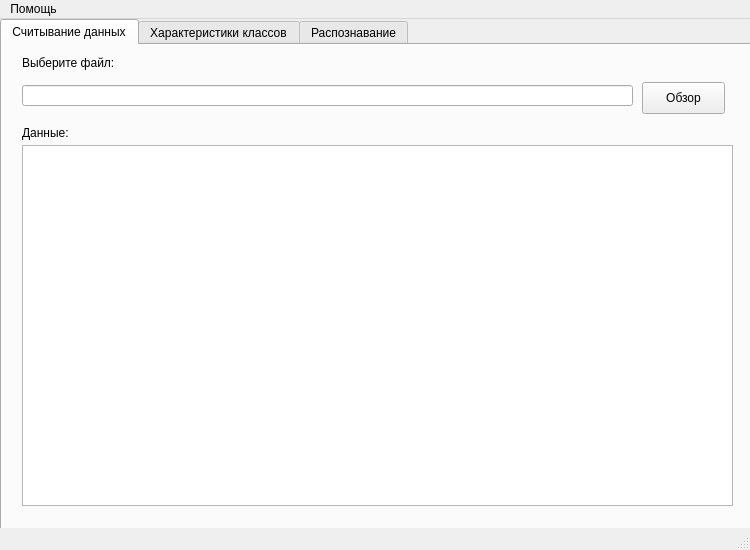
<?xml version="1.0" encoding="UTF-8"?>
<ui version="4.0">
 <class>MainWindow</class>
 <widget class="QMainWindow" name="MainWindow">
  <property name="geometry">
   <rect>
    <x>0</x>
    <y>0</y>
    <width>750</width>
    <height>550</height>
   </rect>
  </property>
  <property name="windowTitle">
   <string>MainWindow</string>
  </property>
  <widget class="QWidget" name="centralwidget">
   <widget class="QTabWidget" name="tabWidget">
    <property name="geometry">
     <rect>
      <x>0</x>
      <y>0</y>
      <width>751</width>
      <height>511</height>
     </rect>
    </property>
    <property name="layoutDirection">
     <enum>Qt::LeftToRight</enum>
    </property>
    <property name="autoFillBackground">
     <bool>false</bool>
    </property>
    <property name="tabPosition">
     <enum>QTabWidget::North</enum>
    </property>
    <property name="tabShape">
     <enum>QTabWidget::Rounded</enum>
    </property>
    <property name="currentIndex">
     <number>0</number>
    </property>
    <property name="elideMode">
     <enum>Qt::ElideLeft</enum>
    </property>
    <property name="usesScrollButtons">
     <bool>false</bool>
    </property>
    <widget class="QWidget" name="tab">
     <attribute name="title">
      <string>Считывание данных</string>
     </attribute>
     <widget class="QPushButton" name="pushButton">
      <property name="geometry">
       <rect>
        <x>640</x>
        <y>37</y>
        <width>83</width>
        <height>32</height>
       </rect>
      </property>
      <property name="text">
       <string>Обзор</string>
      </property>
     </widget>
     <widget class="QLineEdit" name="lineEdit">
      <property name="geometry">
       <rect>
        <x>20</x>
        <y>40</y>
        <width>611</width>
        <height>21</height>
       </rect>
      </property>
     </widget>
     <widget class="QLabel" name="label">
      <property name="geometry">
       <rect>
        <x>20</x>
        <y>10</y>
        <width>106</width>
        <height>16</height>
       </rect>
      </property>
      <property name="text">
       <string>Выберите файл: </string>
      </property>
     </widget>
     <widget class="QLabel" name="label_3">
      <property name="geometry">
       <rect>
        <x>20</x>
        <y>80</y>
        <width>60</width>
        <height>16</height>
       </rect>
      </property>
      <property name="text">
       <string>Данные:</string>
      </property>
     </widget>
     <widget class="QTableWidget" name="tableWidget">
      <property name="geometry">
       <rect>
        <x>20</x>
        <y>100</y>
        <width>711</width>
        <height>361</height>
       </rect>
      </property>
     </widget>
    </widget>
    <widget class="QWidget" name="tab_2">
     <attribute name="title">
      <string>Характеристики классов</string>
     </attribute>
     <widget class="QLabel" name="label_2">
      <property name="geometry">
       <rect>
        <x>50</x>
        <y>20</y>
        <width>191</width>
        <height>16</height>
       </rect>
      </property>
      <property name="autoFillBackground">
       <bool>false</bool>
      </property>
      <property name="text">
       <string>Числовые характеристики:</string>
      </property>
     </widget>
     <widget class="QTableWidget" name="tableWidget_2">
      <property name="geometry">
       <rect>
        <x>50</x>
        <y>50</y>
        <width>661</width>
        <height>381</height>
       </rect>
      </property>
      <property name="rowCount">
       <number>0</number>
      </property>
     </widget>
     <widget class="QPushButton" name="pushButton_2">
      <property name="geometry">
       <rect>
        <x>600</x>
        <y>440</y>
        <width>113</width>
        <height>32</height>
       </rect>
      </property>
      <property name="text">
       <string>Рассчитать</string>
      </property>
     </widget>
    </widget>
    <widget class="QWidget" name="tab_3">
     <attribute name="title">
      <string>Распознавание</string>
     </attribute>
     <widget class="QLabel" name="label_6">
      <property name="geometry">
       <rect>
        <x>30</x>
        <y>0</y>
        <width>121</width>
        <height>16</height>
       </rect>
      </property>
      <property name="text">
       <string>Коэффициенты:</string>
      </property>
     </widget>
     <widget class="QLabel" name="label_7">
      <property name="geometry">
       <rect>
        <x>380</x>
        <y>270</y>
        <width>181</width>
        <height>16</height>
       </rect>
      </property>
      <property name="text">
       <string>Качество распознавания:</string>
      </property>
     </widget>
     <widget class="QLabel" name="label_8">
      <property name="geometry">
       <rect>
        <x>30</x>
        <y>280</y>
        <width>311</width>
        <height>16</height>
       </rect>
      </property>
      <property name="text">
       <string>Введите новый объект (данные через пробел):</string>
      </property>
     </widget>
     <widget class="QTextEdit" name="textEdit">
      <property name="geometry">
       <rect>
        <x>30</x>
        <y>300</y>
        <width>321</width>
        <height>31</height>
       </rect>
      </property>
     </widget>
     <widget class="QPushButton" name="pushButton_3">
      <property name="geometry">
       <rect>
        <x>240</x>
        <y>340</y>
        <width>113</width>
        <height>32</height>
       </rect>
      </property>
      <property name="text">
       <string>Распознать</string>
      </property>
     </widget>
     <widget class="QPushButton" name="pushButton_4">
      <property name="geometry">
       <rect>
        <x>630</x>
        <y>290</y>
        <width>113</width>
        <height>32</height>
       </rect>
      </property>
      <property name="text">
       <string>Рассчитать</string>
      </property>
     </widget>
     <widget class="QTableWidget" name="tableWidget_3">
      <property name="geometry">
       <rect>
        <x>30</x>
        <y>20</y>
        <width>691</width>
        <height>241</height>
       </rect>
      </property>
     </widget>
     <widget class="QTableWidget" name="tableWidget_4">
      <property name="geometry">
       <rect>
        <x>380</x>
        <y>290</y>
        <width>251</width>
        <height>191</height>
       </rect>
      </property>
     </widget>
     <widget class="QLabel" name="label_4">
      <property name="geometry">
       <rect>
        <x>40</x>
        <y>390</y>
        <width>341</width>
        <height>16</height>
       </rect>
      </property>
      <property name="text">
       <string/>
      </property>
     </widget>
     <widget class="QLabel" name="label_5">
      <property name="geometry">
       <rect>
        <x>40</x>
        <y>420</y>
        <width>341</width>
        <height>16</height>
       </rect>
      </property>
      <property name="text">
       <string/>
      </property>
     </widget>
    </widget>
   </widget>
  </widget>
  <widget class="QMenuBar" name="menubar">
   <property name="geometry">
    <rect>
     <x>0</x>
     <y>0</y>
     <width>750</width>
     <height>22</height>
    </rect>
   </property>
   <widget class="QMenu" name="menu">
    <property name="title">
     <string>Помощь</string>
    </property>
   </widget>
   <addaction name="menu"/>
  </widget>
  <widget class="QStatusBar" name="statusbar"/>
 </widget>
 <resources/>
 <connections/>
</ui>
